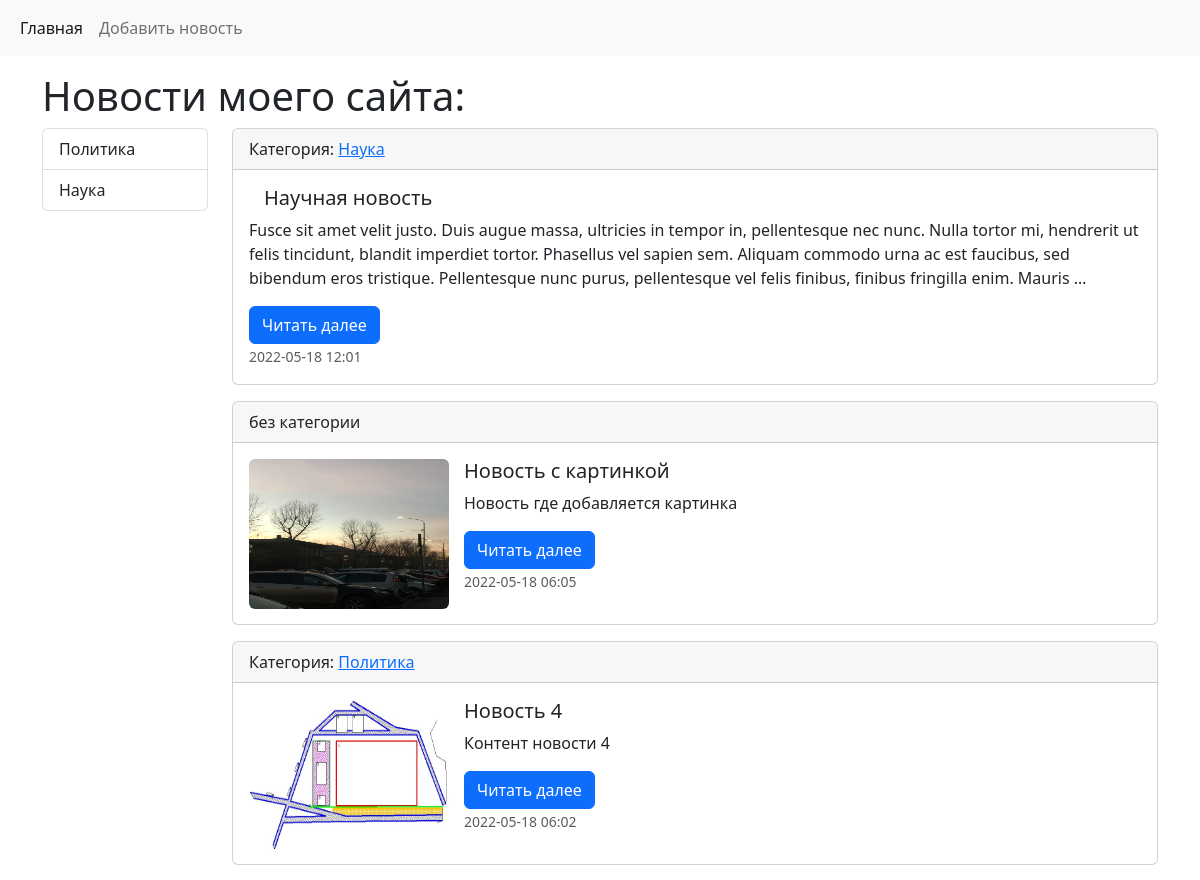
The app's page / (upper part), older data.
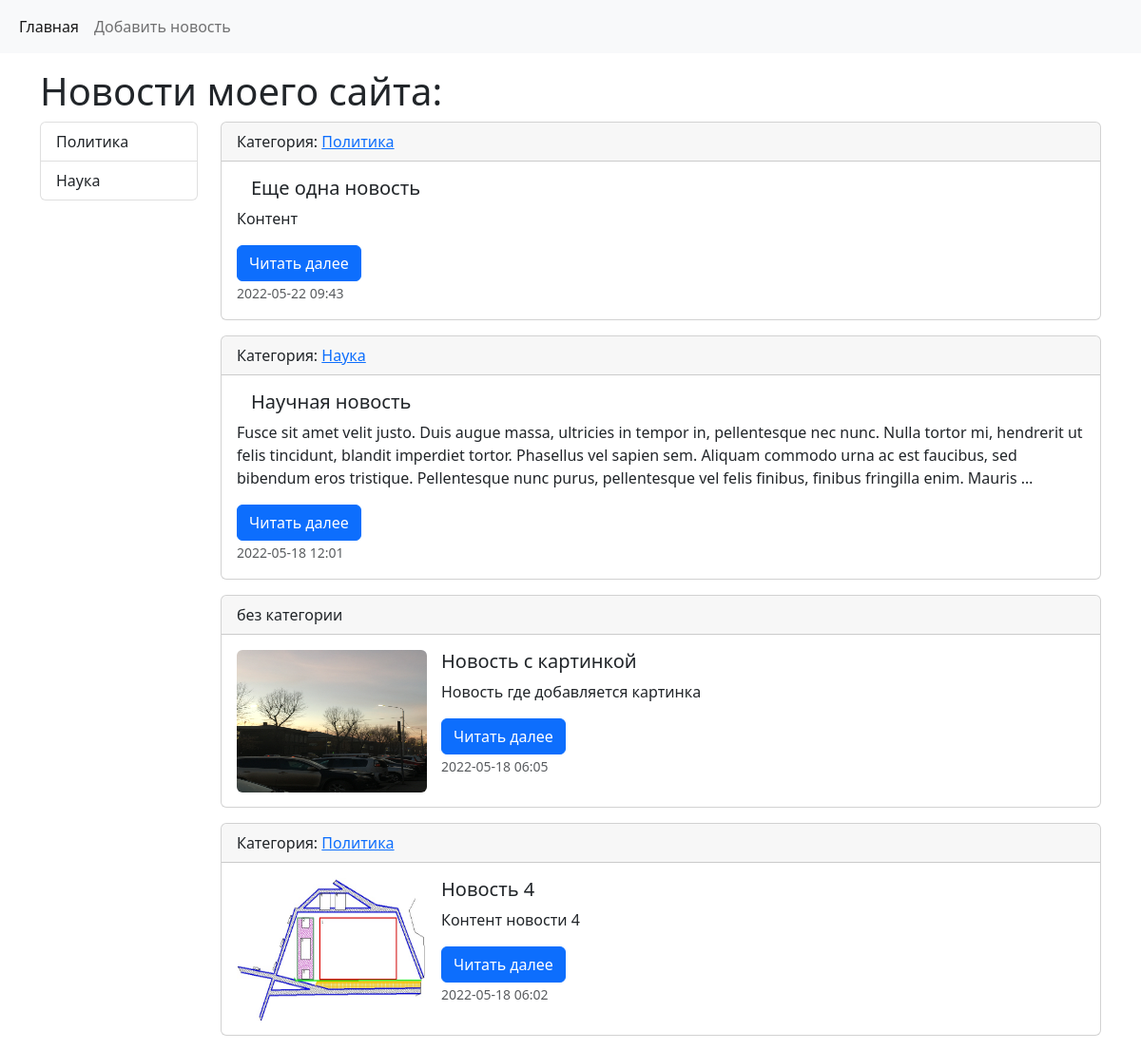
The same page, newer data.
### news/models.py (models this page shows, shortened)
class Category(models.Model):
    title = models.CharField(max_length=150, db_index=True, verbose_name='Наименование категории')
    def get_absolute_url(self):
        return reverse_lazy('category', kwargs={'category_id': self.pk})
    def __str__(self):
        return self.title
    class Meta:
        verbose_name = 'Категория'
        verbose_name_plural = 'Категории'
        ordering = ['title']

class News(models.Model):
    title = models.CharField(max_length=150, verbose_name='Наименование')
    content = models.TextField(blank=True, verbose_name='Конетент')
    created_at = models.DateTimeField(auto_now_add=True, verbose_name='Дата загрузки')
    updated_at = models.DateTimeField(auto_now=True, verbose_name='Обновлено')
    photo = models.ImageField(upload_to='photo/%Y/%m/%d/', verbose_name='Фото', blank=True)
    is_published = models.BooleanField(default=True, verbose_name='Опубликовано')
    category = models.ForeignKey('Category', on_delete=models.PROTECT, null=True, verbose_name='Категория')
    cnt_views = models.IntegerField(default=0)
    def get_absolute_url(self):
        return reverse_lazy('read_more_button', kwargs={'pk': self.pk})
    class Meta:
        verbose_name = 'Новость'
        verbose_name_plural = 'Новости'
        ordering = ['-created_at']

### news/views.py (the view)
# urls.py: path('', views.HomeNews.as_view(), name='home'),
class HomeNews(ListView):
    model = News
    extra_context = {'title': 'Новости моего сайта'}
    def get_queryset(self):
        return News.objects.filter(is_published=True)

### news/templatetags/news_tags.py (called while the page is built)
@register.simple_tag(name='get_all_cat')
def get_categories():
    return Category.objects.filter(news__is_published=True).annotate(cnt=Count('news')).filter(cnt__gt=0)

### news/templates/news/news_list.html (shortened to what this page needs)
{% extends 'base.html' %}
{% block title_h2 %}{{ block.super }}{% endblock %}
{% block sidebar %}{{ block.super }}{% endblock %}
{% block content %}
{% for item in object_list %}
<div class="card mb-3">
    <div class="card-header">
        {% if item.category %}
        Категория: <a href="{{ item.category.get_absolute_url }}">{{ item.category }}</a>
        {% else %}
        без категории
        {% endif %}
    </div>
    <div>
        <div class="card-body">
            <div class="media">
                {% if item.photo %}
                <img src="{{ item.photo.url }}" alt="--" width="200px" height="150px" class="rounded float-left">
                {% endif %}
            </div>
            <div class="media-body">
                <h5 class="card-title">{{ item.title }}</h5>
                <p class="card-text">{{ item.content | linebreaksbr | truncatewords:50 }}</p>
                <a href="{{ item.get_absolute_url }}" class="btn btn-primary">Читать далее</a>
                <p class="card-text"><small class="text-muted">{{ item.created_at | date:"Y-m-d H:i" }}</small></p>
            </div>
        </div>
    </div>
</div>
{% endfor %}
{% endblock %}

### templates/inc/_sidebar.html (shortened to what this page needs)
{% load news_tags %}
<div class="list-group">
    {% get_all_cat as categories %}
    {% for item in categories %}
    <a href="{{ item.get_absolute_url }}" class="list-group-item list-group-item-action">{{ item.title }}</a>
    {% endfor %}
</div>

Row changes from the older to the newer data that the page shows:
added News: category "Политика", title "Еще одна новость", content "Контент", created_at "2022-05-22 09:43"
